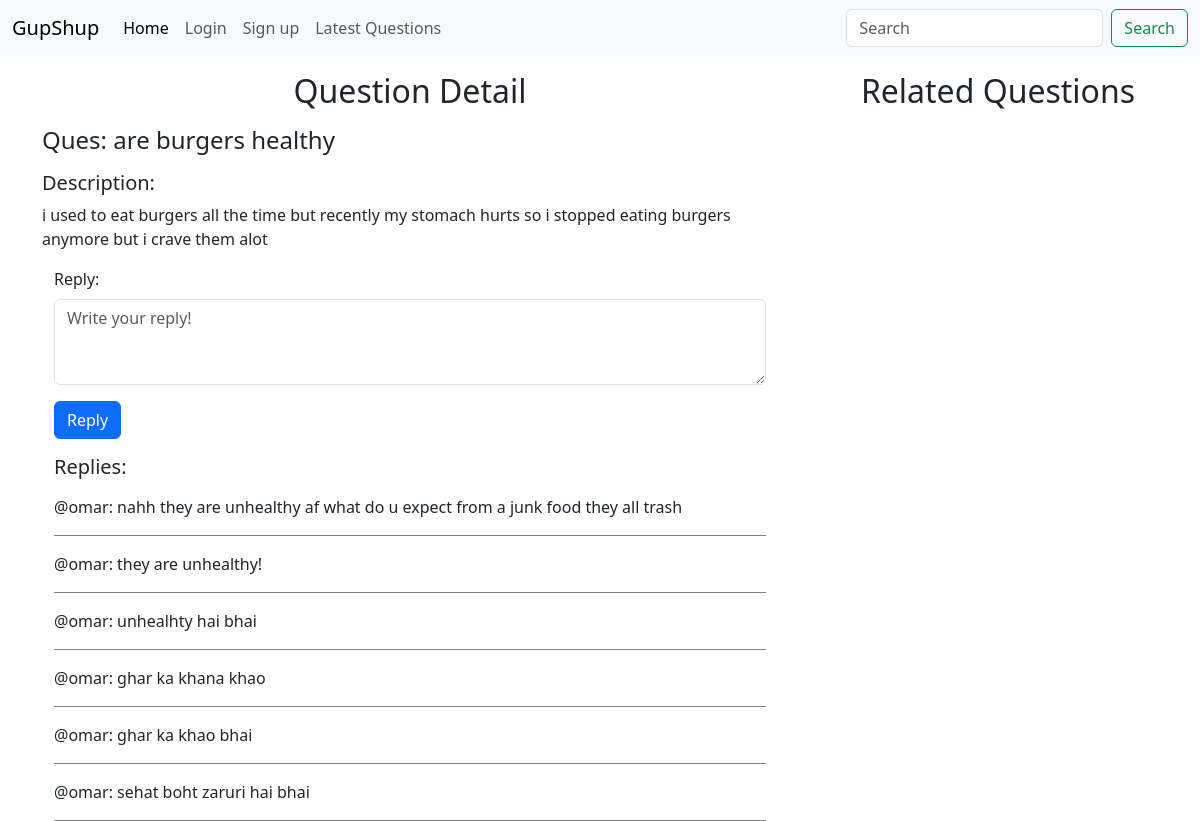
The page /?ques_id=4 on the database its author committed.
### tables this page shows
CREATE TABLE `questions` (
  `id` int(11) NOT NULL,
  `title` varchar(255) NOT NULL,
  `description` text DEFAULT NULL,
  `user_id` int(11) NOT NULL,
  `category_id` int(11) DEFAULT NULL,
  `created_at` timestamp NOT NULL DEFAULT current_timestamp()
);

CREATE TABLE `replies` (
  `id` int(11) NOT NULL,
  `replies` text NOT NULL,
  `question_id` int(11) NOT NULL,
  `user_id` int(11) NOT NULL,
  `created_at` timestamp NOT NULL DEFAULT current_timestamp()
);

### client/replies.php (the view, shortened to what this page needs)
<div class="container">
    <form action="./server/requests.php" method="post">
        <div class="mb-3 mt-3">
            <label for="reply" class="form-label">Reply: </label>
            <textarea class="form-control" id="replies" name="replies" rows="3" placeholder="Write your reply!"></textarea>
        </div>
        <button type="submit" name="reply" class="btn btn-primary">Reply</button>
    </form>
    <h5 class="mt-3">Replies: </h5>
    <?php
    $sql = "SELECT * FROM replies WHERE question_id = $ques_id;";
    $result = $conn->query($sql);
    if ($result) {
        if ($result->num_rows > 0) {
            while ($row = $result->fetch_assoc()) {
                $replies = $row['replies'];
                $user_id = $row['user_id'];
                $sql = "SELECT DISTINCT users.name FROM replies JOIN users ON replies.user_id = users.id WHERE replies.user_id = $user_id;";
                $user_result = $conn->query($sql);
                if ($user_result) {
                    if ($user_result->num_rows == 1) {
                        $user_data = $user_result->fetch_assoc();
                        $user_name = $user_data['name'];
                        echo "<div class='replies mt-3'>";
                        echo "<p>@$user_name: $replies</p>";
                        echo "</div>";
                    }
                }
            }
        }
    }
    ?>
</div>

### client/question_details.php (shortened to what this page needs)
<div class="container">
    <div class="row">
        <div class="col-sm-8">
            <h2 class="heading mt-3 mb-3">Question Detail</h2>
            <?php
            include('./common/db_connect.php');
            $ques_id = $_GET['ques_id'];
            $sql = "SELECT * FROM questions WHERE id = $ques_id";
            $result = $conn->query($sql);
            if ($result) {
                if ($result->num_rows == 1) {
                    $row = $result->fetch_assoc();
                    $title = $row['title'];
                    $description = $row['description'];
                    echo "<h4>Ques: $title</h4>";
                    echo "<h5 class='mt-3'>Description: </h5>";
                    echo "<p>$description</p>";
                    include('./client/replies.php');
                }
            }
            ?>
        </div>
        <div class="col-sm-4">
            <?php include('./client/related_questions.php') ?>
        </div>
    </div>
</div>

### public/style.css (style rules this page uses)
.heading { text-align: center; }
.replies { border-bottom: 1px solid grey; }

### rows shown on the page
questions: title "are burgers healthy", description "i used to eat burgers all the time but recently my stomach hurts so i stopped eating burgers anymore but i crave them alot"
replies: user_name "omar", replies "nahh they are unhealthy af what do u expect from a junk food they all trash"
replies: user_name "omar", replies "they are unhealthy!"
replies: user_name "omar", replies "unhealhty hai bhai"
replies: user_name "omar", replies "ghar ka khana khao"
replies: user_name "omar", replies "ghar ka khao bhai"
replies: user_name "omar", replies "sehat boht zaruri hai bhai"
